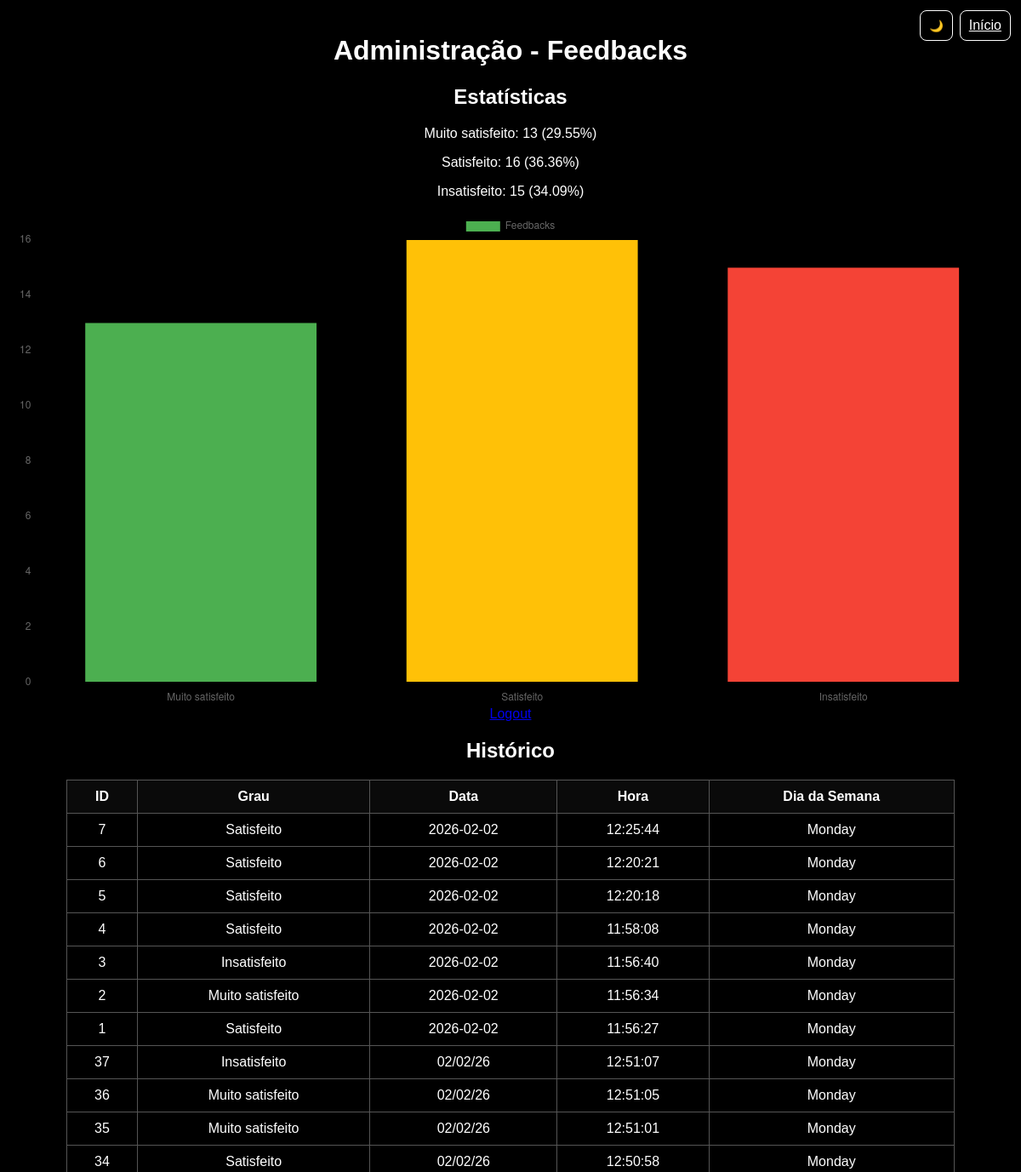
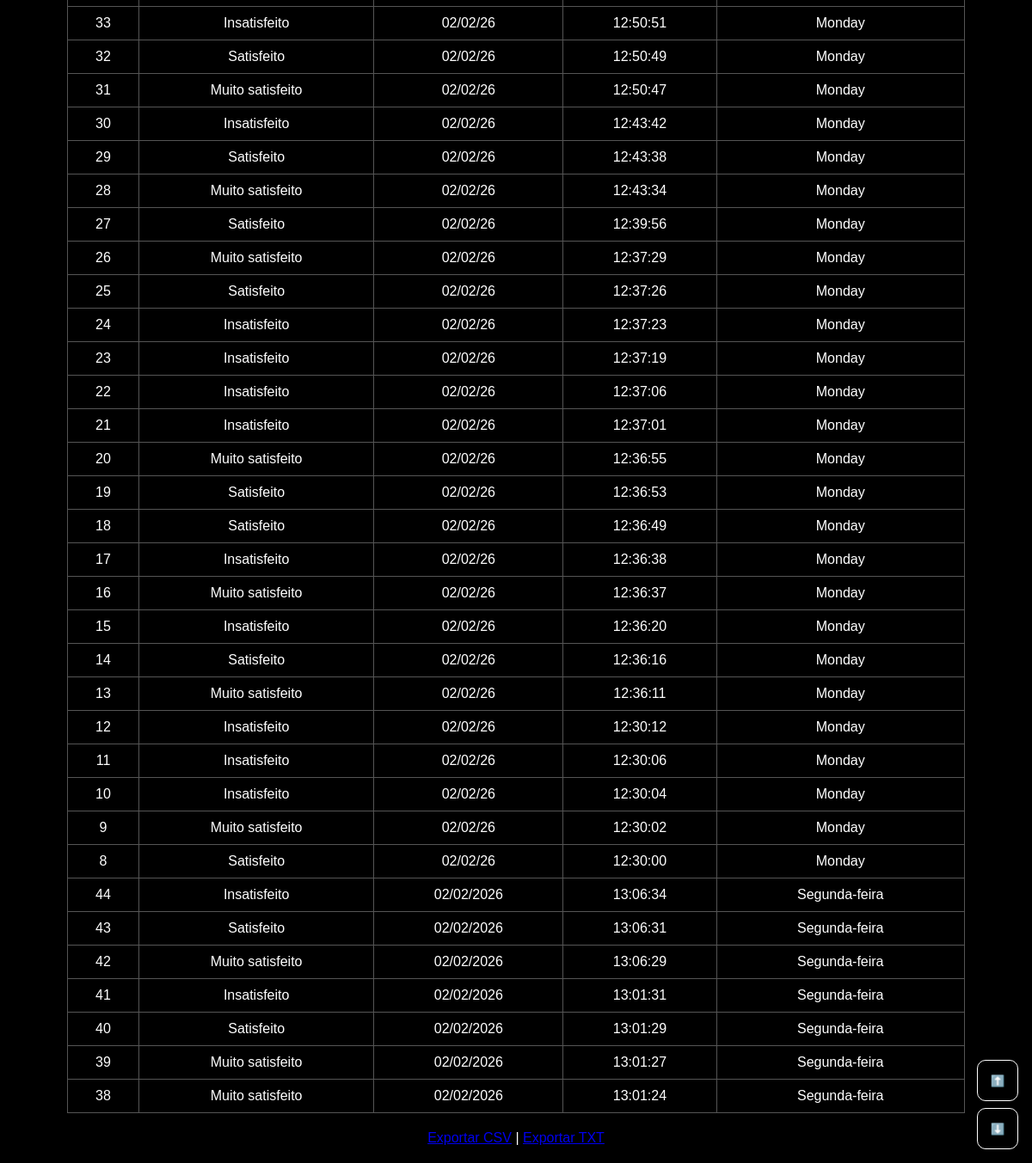
Before: /admin (signed in) with the older database file (2 pictures, top to bottom).
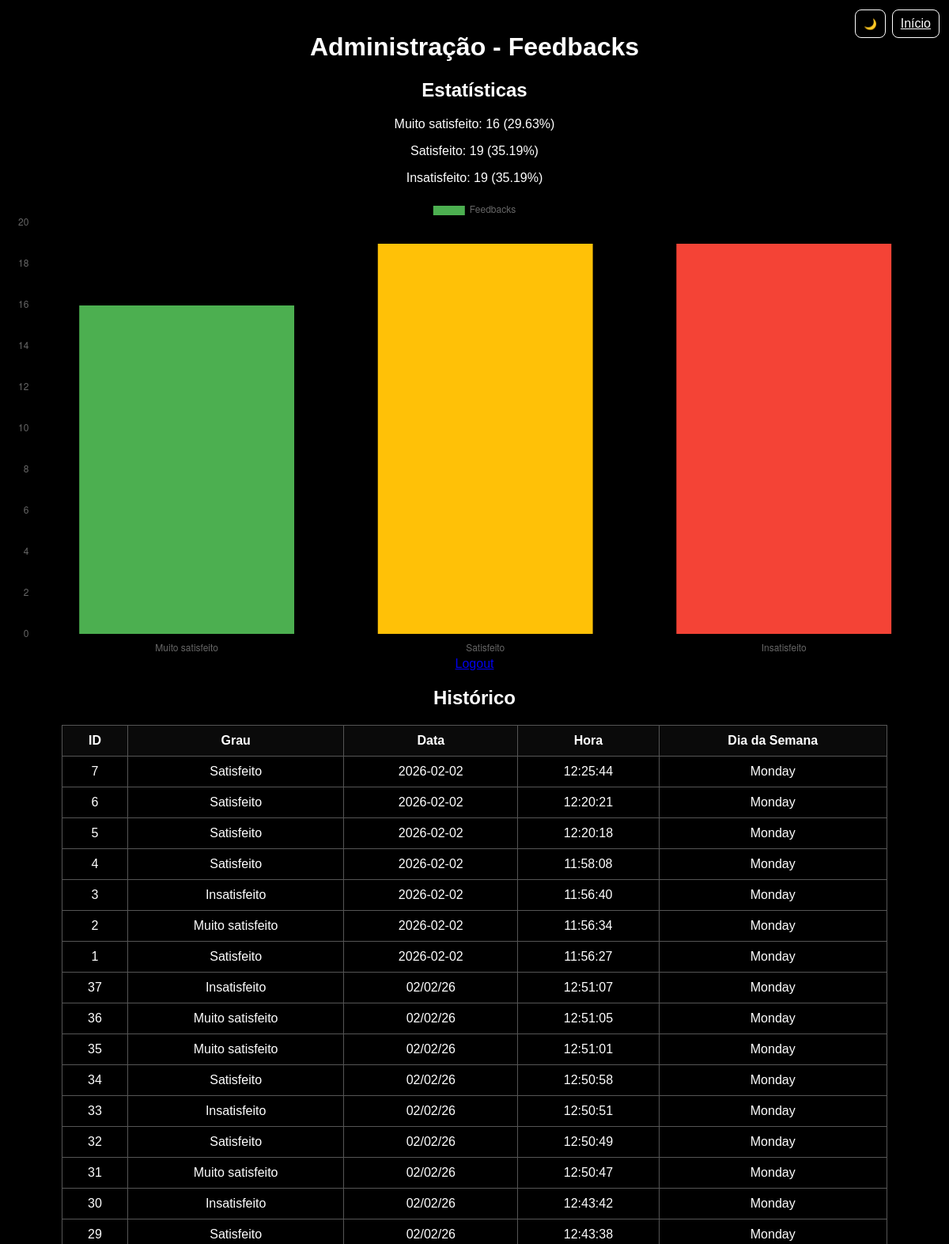
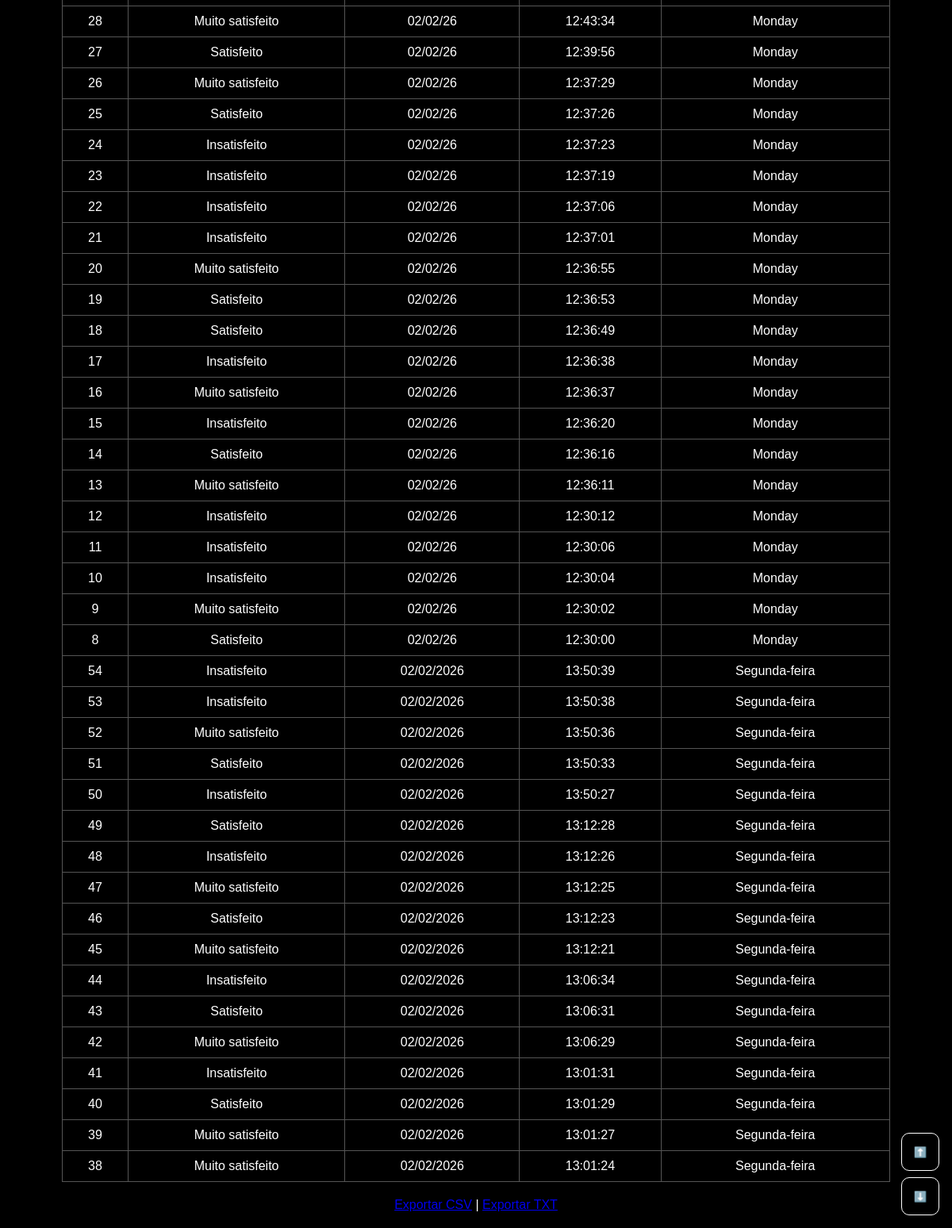
After: the same page with the newer database file (2 pictures, top to bottom).
### tables this page shows
CREATE TABLE feedbacks (
            id INTEGER PRIMARY KEY AUTOINCREMENT,
            grau TEXT NOT NULL,
            data TEXT NOT NULL,
            hora TEXT NOT NULL,
            dia_semana TEXT NOT NULL
        );

### ãpp.py (the view)
@app.route('/admin')
def admin():
    if 'admin_user' not in session:
        return redirect(url_for('index'))
    conn = get_db_connection()
    registros = conn.execute('SELECT * FROM feedbacks ORDER BY data DESC, hora DESC').fetchall()
    total_muito = conn.execute("SELECT COUNT(*) FROM feedbacks WHERE grau='Muito satisfeito'").fetchone()[0]
    total_satisfeito = conn.execute("SELECT COUNT(*) FROM feedbacks WHERE grau='Satisfeito'").fetchone()[0]
    total_insatisfeito = conn.execute("SELECT COUNT(*) FROM feedbacks WHERE grau='Insatisfeito'").fetchone()[0]
    total = total_muito + total_satisfeito + total_insatisfeito
    conn.close()
    return render_template('admin.html', registros=registros,
                           total_muito=total_muito,
                           total_satisfeito=total_satisfeito,
                           total_insatisfeito=total_insatisfeito,
                           total=total,
                           admin_user=session.get('admin_user'))

### ãpp.py (called while the page is built)
def get_db_connection():
    conn = sqlite3.connect(DATABASE)
    conn.row_factory = sqlite3.Row
    return conn

### templates/admin.html (shortened to what this page needs)
{% extends "layout.html" %}
{% block content %}
<div class="container">
    <h1>Administração - Feedbacks</h1>
    <h2>Estatísticas</h2>
    <p>Muito satisfeito: {{ total_muito }} ({{ (total_muito/total*100)|round(2) }}%)</p>
    <p>Satisfeito: {{ total_satisfeito }} ({{ (total_satisfeito/total*100)|round(2) }}%)</p>
    <p>Insatisfeito: {{ total_insatisfeito }} ({{ (total_insatisfeito/total*100)|round(2) }}%)</p>
    <canvas id="grafico" width="400" height="200"></canvas>
    <div class="admin-actions">
        <a href="/logout">Logout</a>
    </div>
    <h2>Histórico</h2>
    <table>
        <thead>
            <tr>
                <th>ID</th><th>Grau</th><th>Data</th><th>Hora</th><th>Dia da Semana</th>
            </tr>
        </thead>
        <tbody>
            {% for reg in registros %}
            <tr>
                <td>{{ reg.id }}</td>
                <td>{{ reg.grau }}</td>
                <td>{{ reg.data }}</td>
                <td>{{ reg.hora }}</td>
                <td>{{ reg.dia_semana }}</td>
            </tr>
            {% endfor %}
        </tbody>
    </table>
    <a href="/exportar/csv">Exportar CSV</a> |
    <a href="/exportar/txt">Exportar TXT</a>
</div>
<div class="admin-floating">
    <button id="scrollTopBtn" class="float-btn" title="Ir para o início">⬆️</button>
    <button id="scrollBottomBtn" class="float-btn" title="Ir para o fim">⬇️</button>
</div>
<script>
const ctx = document.getElementById('grafico').getContext('2d');
const grafico = new Chart(ctx, {
    type: 'bar',
    data: {
        labels: ['Muito satisfeito', 'Satisfeito', 'Insatisfeito'],
        datasets: [{
            label: 'Feedbacks',
            data: [{{ total_muito }}, {{ total_satisfeito }}, {{ total_insatisfeito }}],
            backgroundColor: ['#4CAF50', '#FFC107', '#F44336']
        }]
    },
    options: { responsive: true }
});
</script>
{% endblock %}
{% block top_buttons %}
    <a href="/" id="inicioBtn" class="topbtn">Início</a>
{% endblock %}

### templates/layout.html (shortened to what this page needs)
<!DOCTYPE html>
<html lang="pt">
<head>
    <link rel="stylesheet" href="{{ url_for('static', filename='css/style.css') }}">
</head>
<body>
    <header class="topbar">
        <button id="themeToggle" class="topbtn" aria-label="Alternar tema">🌙</button>
        <div class="top-buttons-wrapper">{% block top_buttons %}{% endblock %}</div>
    </header>
    {% block content %}{% endblock %}
</body>
</html>

### static/css/style.css (style rules this page uses)
body { font-family: Arial, sans-serif; text-align: center; margin: 0; padding: 0; transition: background-color 0.2s, color 0.2s; background: var(--bg); color: var(--fg); }
:root[data-theme="dark"] { --bg: #000000; --fg: #ffffff; --accent: #ff4d4d; }
.container { padding: 20px; background: transparent; color: var(--fg); }
table { width: 90%; margin: 20px auto; border-collapse: collapse; color: var(--fg); }
th, td { border: 1px solid #555; padding: 10px; }
th { background-color: rgba(255,255,255,0.04); }
.topbar { position: fixed; right: 12px; top: 12px; display: flex; gap: 8px; z-index: 999; }
.topbtn { background: var(--bg); color: var(--fg); border: 1px solid var(--fg); padding: 8px 10px; border-radius: 8px; cursor: pointer; }
.top-buttons-wrapper { display: inline-flex; gap: 8px; align-items: center; }
.admin-floating { position: fixed; right: 16px; bottom: 16px; display: flex; flex-direction: column; gap: 8px; z-index: 1200; }
.float-btn { width: 48px; height: 48px; border-radius: 10px; border: 1px solid var(--fg); background: var(--bg); color: var(--fg); cursor: pointer; box-shadow: 0 6px 12px rgba(0,0,0,0.4); }

Changed rows visible on the page:
added feedbacks: id "54", grau "Insatisfeito", data "02/02/2026", hora "13:50:39", dia_semana "Segunda-feira"
added feedbacks: id "53", grau "Insatisfeito", data "02/02/2026", hora "13:50:38", dia_semana "Segunda-feira"
added feedbacks: id "52", grau "Muito satisfeito", data "02/02/2026", hora "13:50:36", dia_semana "Segunda-feira"
added feedbacks: id "51", grau "Satisfeito", data "02/02/2026", hora "13:50:33", dia_semana "Segunda-feira"
added feedbacks: id "50", grau "Insatisfeito", data "02/02/2026", hora "13:50:27", dia_semana "Segunda-feira"
added feedbacks: id "49", grau "Satisfeito", data "02/02/2026", hora "13:12:28", dia_semana "Segunda-feira"
added feedbacks: id "48", grau "Insatisfeito", data "02/02/2026", hora "13:12:26", dia_semana "Segunda-feira"
added feedbacks: id "47", grau "Muito satisfeito", data "02/02/2026", hora "13:12:25", dia_semana "Segunda-feira"
added feedbacks: id "46", grau "Satisfeito", data "02/02/2026", hora "13:12:23", dia_semana "Segunda-feira"
added feedbacks: id "45", grau "Muito satisfeito", data "02/02/2026", hora "13:12:21", dia_semana "Segunda-feira"
Other visible differences:
{{ total_muito }}: "13" → "16"
{{ (total_muito/total*100)|round(2) }}: "29.55" → "29.63"
{{ total_satisfeito }}: "16" → "19"
{{ (total_satisfeito/total*100)|round(2) }}: "36.36" → "35.19"
{{ total_insatisfeito }}: "15" → "19"
{{ (total_insatisfeito/total*100)|round(2) }}: "34.09" → "35.19"
chart data {{ total_muito }}: 13 → 16
chart data {{ total_satisfeito }}: 16 → 19
chart data {{ total_insatisfeito }}: 15 → 19
